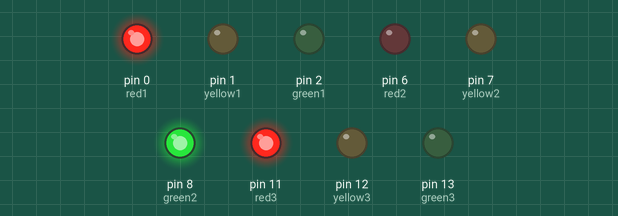
The sketch below on a simulated Arduino Uno, built with avr-gcc and run on an emulated ATmega328P. Shown: output pins drawn as LEDs (lit = HIGH).

Above: at 0.1 s.
At 15.1 s:
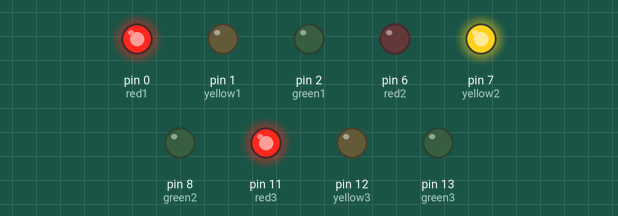
At 18.1 s:
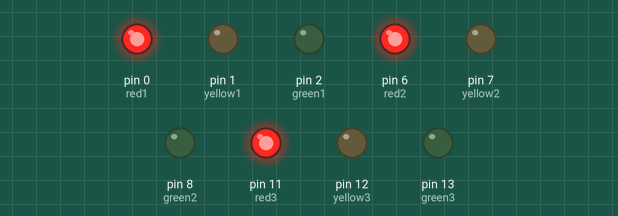
At 21.1 s:
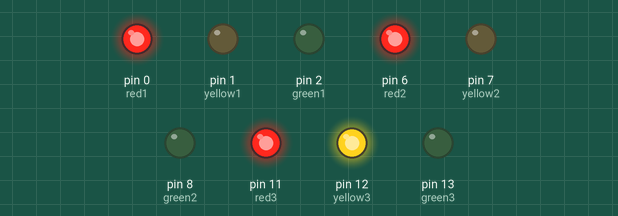
At 24.1 s:
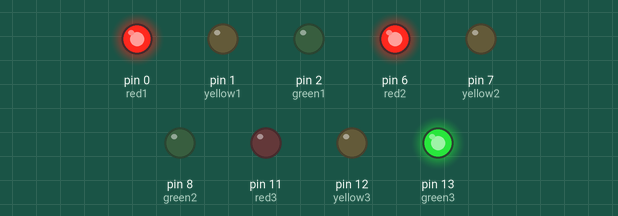
At 39.1 s:
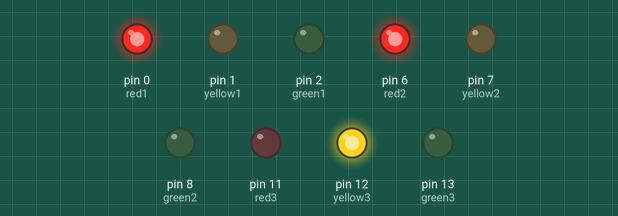
Timing chart, 0 to 40.0 s (numbered marks = the images above):
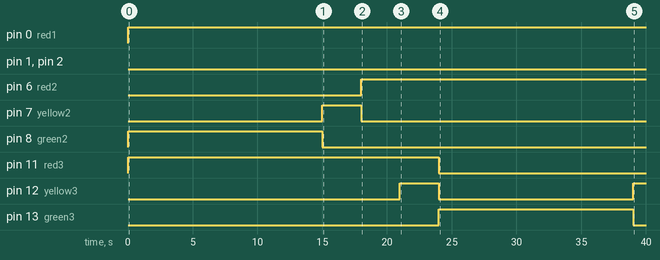

The sketch:

main.ino
```cpp
int red1 = 0;
int yellow1 = 1;
int green1 = 2;
int red2 = 6;
int yellow2 = 7;
int green2 = 8;
int red3 = 11;
int yellow3 = 12;
int green3 = 13;

void setup()
{
  pinMode(red1, OUTPUT);
  pinMode(yellow1, OUTPUT);
  pinMode(green1, OUTPUT);
  pinMode(red2, OUTPUT);
  pinMode(yellow2, OUTPUT);
  pinMode(green2, OUTPUT);
  pinMode(red3, OUTPUT);
  pinMode(yellow3, OUTPUT);
  pinMode(green3, OUTPUT);
}

void setLights(int _red1, int _yellow1, int _green1, int _red2, int _yellow2, int _green2, int _red3, int _yellow3, int _green3, int delayTime)
{
  digitalWrite(red1, _red1);
  digitalWrite(yellow1, _yellow1);
  digitalWrite(green1, _green1);
  digitalWrite(red2, _red2);
  digitalWrite(yellow2, _yellow2);
  digitalWrite(green2, _green2);
  digitalWrite(red3, _red3);
  digitalWrite(yellow3, _yellow3);
  digitalWrite(green3, _green3);
  delay(delayTime);
}

void loop()
{
  setLights(HIGH, LOW, LOW, LOW, LOW, HIGH, HIGH, LOW, LOW, 15000);
  setLights(HIGH, LOW, LOW, LOW, HIGH, LOW, HIGH, LOW, LOW, 3000);
  setLights(HIGH, LOW, LOW, HIGH, LOW, LOW, HIGH, LOW, LOW, 3000);
  setLights(HIGH, LOW, LOW, HIGH, LOW, LOW, HIGH, HIGH, LOW, 3000);
  setLights(HIGH, LOW, LOW, HIGH, LOW, LOW, LOW, LOW, HIGH, 15000);
  setLights(HIGH, LOW, LOW, HIGH, LOW, LOW, LOW, HIGH, LOW, 3000);
  setLights(HIGH, LOW, LOW, HIGH, LOW, LOW, HIGH, LOW, LOW, 3000);
  setLights(HIGH, HIGH, LOW, HIGH, LOW, LOW, HIGH, LOW, LOW, 3000);
  setLights(LOW, LOW, HIGH, HIGH, LOW, LOW, HIGH, LOW, LOW, 15000);
  setLights(LOW, HIGH, LOW, HIGH, LOW, LOW, HIGH, LOW, LOW, 3000);
  setLights(HIGH, LOW, LOW, HIGH, LOW, LOW, HIGH, LOW, LOW, 3000);
  setLights(HIGH, LOW, LOW, HIGH, HIGH, LOW, HIGH, LOW, LOW, 3000);

}
```

Measured:
- by itself, pin 0 (red1): LOW → HIGH at 0.00 s
- by itself, pin 6 (red2): LOW → HIGH at 18.0 s
- by itself, pin 7 (yellow2): LOW → HIGH at 15.0 s, → LOW 3.0 s later
- by itself, pin 8 (green2): LOW → HIGH at 0.00 s, → LOW 15.0 s later
- by itself, pin 11 (red3): LOW → HIGH at 0.00 s, → LOW 24.0 s later
- by itself, pin 12 (yellow3): LOW → HIGH at 21.0 s, → LOW 3.0 s later, → HIGH 15.0 s later
- by itself, pin 13 (green3): LOW → HIGH at 24.0 s, → LOW 15.0 s later
